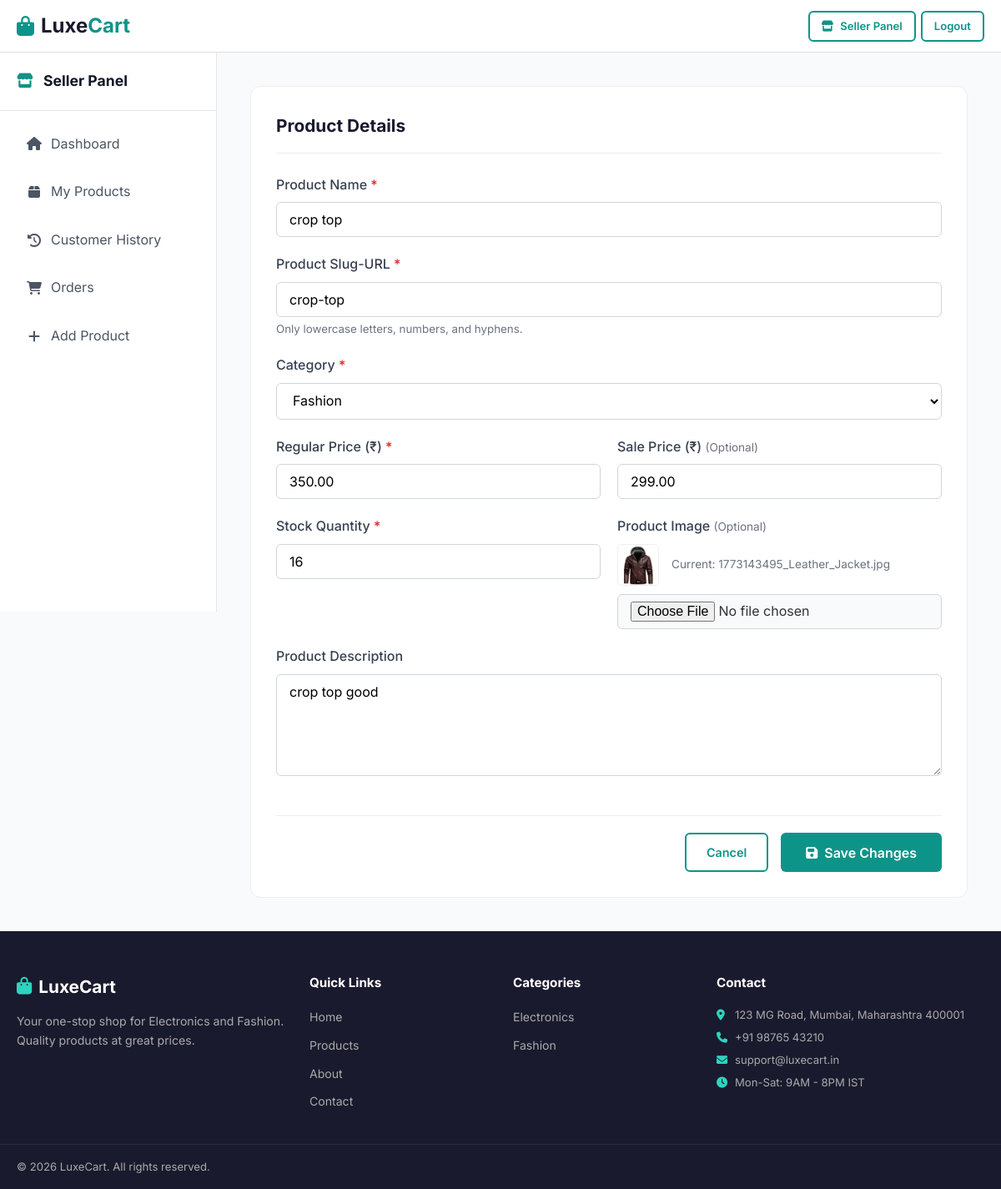
Page /seller/products/edit/10 (signed in) on the committed database.
### tables this page shows
CREATE TABLE `products` (
  `id` int(11) NOT NULL,
  `category_id` int(11) NOT NULL,
  `seller_id` int(11) DEFAULT NULL,
  `name` varchar(200) NOT NULL,
  `slug` varchar(200) NOT NULL,
  `description` text DEFAULT NULL,
  `price` decimal(10,2) NOT NULL,
  `sale_price` decimal(10,2) DEFAULT NULL,
  `image` varchar(255) DEFAULT NULL,
  `featured` tinyint(1) DEFAULT 0,
  `stock` int(11) DEFAULT 0,
  `rating` decimal(2,1) DEFAULT 0.0,
  `review_count` int(11) DEFAULT 0,
  `created_at` timestamp NOT NULL DEFAULT current_timestamp()
);

CREATE TABLE `categories` (
  `id` int(11) NOT NULL,
  `name` varchar(100) NOT NULL,
  `category_url_name` varchar(100) NOT NULL
);

### controllers/SellerController.php (called while the page is built, shortened)
<?php
class SellerController
{
    private $db;
    private $sellerId;
    public function __construct()
    {
        $this->db = Database::getInstance();
        $this->sellerId = $_SESSION['user_id'];
    }
    public function editProduct($id)
    {
        $product = $this->db->fetch("SELECT * FROM products WHERE id = ? AND seller_id = ?", [$id, $this->sellerId]);
        $categories = $this->db->fetchAll("SELECT * FROM categories ORDER BY name ASC");
        $isEdit = true;
        require BASE_PATH . '/views/layouts/main.php';
    }
}

### models/Database.php (called while the page is built, shortened)
<?php
class Database
{
    private static $instance = null;
    private $conn;
    private function __construct()
    {
        $this->conn = new mysqli(DB_HOST, DB_USER, DB_PASS, DB_NAME);
        $this->conn->set_charset("utf8mb4");
    }
    public static function getInstance()
    {
        if (self::$instance === null) {
            self::$instance = new self();
        }
        return self::$instance;
    }
    public function query($sql, $params = [], $types = '')
    {
        $stmt = $this->conn->prepare($sql);
        if (!empty($params)) {
            if (empty($types)) {
                $types = str_repeat('s', count($params));
            }
            $stmt->bind_param($types, ...$params);
        }
        $stmt->execute();
        return $stmt;
    }
    public function fetchAll($sql, $params = [], $types = '')
    {
        $stmt = $this->query($sql, $params, $types);
        $result = $stmt->get_result();
        $rows = [];
        while ($row = $result->fetch_assoc()) {
            $rows[] = $row;
        }
        return $rows;
    }
    public function fetch($sql, $params = [], $types = '')
    {
        $stmt = $this->query($sql, $params, $types);
        $result = $stmt->get_result();
        $row = $result->fetch_assoc();
        return $row;
    }
}

### views/seller/product-form.php (the view, shortened to what this page needs)
<div style="display: flex; min-height: calc(100vh - 130px); background: #f8fafc;">
    <aside style="width: 260px; background: #fff; border-right: 1px solid #e5e7eb; flex-shrink: 0; position: sticky; top: 0; height: calc(100vh - 130px); overflow-y: auto;">
        <div style="padding: 20px; border-bottom: 1px solid #e5e7eb;">
            <h3 style="margin: 0; color: #111827; font-size: 1.1rem;"><i class="fas fa-store" style="color:#0d9488; margin-right:8px;"></i> Seller Panel</h3>
        </div>
        <div class="list-group" style="padding: 15px;">
            <a href="<?= BASE_URL ?>/seller" class="list-group-item" style="display: flex; align-items: center; gap: 10px; padding: 12px 16px; border-radius: 8px; margin-bottom: 8px; color: #4b5563; text-decoration: none; transition: background 0.2s;" onmouseover="this.style.background='#f3f4f6'" onmouseout="this.style.background='transparent'">
                <i class="fas fa-home" style="width: 20px; text-align: center;"></i> Dashboard
            </a>
            <a href="<?= BASE_URL ?>/seller/products" class="list-group-item" style="display: flex; align-items: center; gap: 10px; padding: 12px 16px; border-radius: 8px; margin-bottom: 8px; color: #4b5563; text-decoration: none; transition: background 0.2s;" onmouseover="this.style.background='#f3f4f6'" onmouseout="this.style.background='transparent'">
                <i class="fas fa-box" style="width: 20px; text-align: center;"></i> My Products
            </a>
            <a href="<?= BASE_URL ?>/seller/customer-history" class="list-group-item" style="display: flex; align-items: center; gap: 10px; padding: 12px 16px; border-radius: 8px; margin-bottom: 8px; color: #4b5563; text-decoration: none; transition: background 0.2s;" onmouseover="this.style.background='#f3f4f6'" onmouseout="this.style.background='transparent'">
                <i class="fas fa-history" style="width: 20px; text-align: center;"></i> Customer History
            </a>
            <a href="<?= BASE_URL ?>/seller/orders" class="list-group-item" style="display: flex; align-items: center; gap: 10px; padding: 12px 16px; border-radius: 8px; margin-bottom: 8px; color: #4b5563; text-decoration: none; transition: background 0.2s;">
                <i class="fas fa-shopping-cart" style="width: 20px; text-align: center;"></i> Orders
            </a>
            <a href="<?= BASE_URL ?>/seller/products/create" class="list-group-item <?= !$isEdit ? 'active' : '' ?>" style="display: flex; align-items: center; gap: 10px; padding: 12px 16px; border-radius: 8px; margin-bottom: 8px; <?= !$isEdit ? 'background: #0d9488; color: #fff; font-weight: 500;' : 'color: #4b5563;' ?> text-decoration: none;">
                <i class="fas fa-plus" style="width: 20px; text-align: center;"></i> Add Product
            </a>
        </div>
    </aside>
    <main style="flex: 1; padding: 40px; overflow-y: auto;">
        <div style="max-width: 1200px; margin: 0 auto;">
                <div style="background: #fff; padding: 30px; border-radius: 12px; border: 1px solid #eee;">
                    <h2
                        style="margin-bottom: 25px; font-size: 1.3rem; color: #1a1a2e; border-bottom: 1px solid #eee; padding-bottom: 15px;">
                        Product Details</h2>
                    <form action="<?= BASE_URL ?>/seller/products/save" method="POST" enctype="multipart/form-data"
                        style="display: grid; grid-template-columns: 1fr 1fr; gap: 20px;">
                        <div style="grid-column: span 2;">
                            <label style="display: block; margin-bottom: 8px; font-weight: 500; color: #374151;">Product
                                Name <span style="color: #dc2626;">*</span></label>
                            <input type="text" name="name" id="productName"
                                value="<?= htmlspecialchars($product['name']) ?>" required
                                style="width: 100%; padding: 10px 15px; border: 1px solid #d1d5db; border-radius: 6px; font-family: inherit;">
                        </div>
                        <div style="grid-column: span 2;">
                            <label style="display: block; margin-bottom: 8px; font-weight: 500; color: #374151;">Product
                                Slug-URL <span style="color: #dc2626;">*</span></label>
                            <input type="text" name="slug" id="productSlug"
                                value="<?= htmlspecialchars($product['slug']) ?>" required
                                placeholder="e.g. blue-denim-jeans"
                                style="width: 100%; padding: 10px 15px; border: 1px solid #d1d5db; border-radius: 6px; font-family: inherit;">
                            <small style="color: #6b7280; display: block; margin-top: 4px;">Only lowercase letters,
                                numbers, and hyphens.</small>
                        </div>
                        <div style="grid-column: span 2;">
                            <label
                                style="display: block; margin-bottom: 8px; font-weight: 500; color: #374151;">Category
                                <span style="color: #dc2626;">*</span></label>
                            <select name="category_id" required
                                style="width: 100%; padding: 10px 15px; border: 1px solid #d1d5db; border-radius: 6px; font-family: inherit; background: #fff;">
                                <?php foreach ($categories as $cat): ?>
                                    <option value="<?= $cat['id'] ?>" <?= $product['category_id'] == $cat['id'] ? 'selected' : '' ?>>
                                        <?= htmlspecialchars($cat['name']) ?>
                                    </option>
                                <?php endforeach; ?>
                            </select>
                        </div>
                        <div>
                            <label style="display: block; margin-bottom: 8px; font-weight: 500; color: #374151;">Regular
                                Price (₹) <span style="color: #dc2626;">*</span></label>
                            <input type="number" step="0.01" min="0" name="price"
                                value="<?= $product['price'] ? htmlspecialchars($product['price']) : '' ?>" required
                                style="width: 100%; padding: 10px 15px; border: 1px solid #d1d5db; border-radius: 6px; font-family: inherit;">
                        </div>
                        <div>
                            <label style="display: block; margin-bottom: 8px; font-weight: 500; color: #374151;">Sale
                                Price (₹) <span
                                    style="color: #6b7280; font-weight: normal; font-size: 0.85rem;">(Optional)</span></label>
                            <input type="number" step="0.01" min="0" name="sale_price"
                                value="<?= $product['sale_price'] ? htmlspecialchars($product['sale_price']) : '' ?>"
                                style="width: 100%; padding: 10px 15px; border: 1px solid #d1d5db; border-radius: 6px; font-family: inherit;">
                        </div>
                        <div>
                            <label style="display: block; margin-bottom: 8px; font-weight: 500; color: #374151;">Stock
                                Quantity <span style="color: #dc2626;">*</span></label>
                            <input type="number" min="0" name="stock"
                                value="<?= $product['stock'] !== '' ? htmlspecialchars($product['stock']) : '10' ?>"
                                required
                                style="width: 100%; padding: 10px 15px; border: 1px solid #d1d5db; border-radius: 6px; font-family: inherit;">
                        </div>
                        <div>
                            <label style="display: block; margin-bottom: 8px; font-weight: 500; color: #374151;">Product Image <span style="color: #6b7280; font-weight: normal; font-size: 0.85rem;">(Optional)</span></label>
                            <?php if ($isEdit && !empty($product['image'])): ?>
                                <div style="margin-bottom: 10px; display: flex; align-items: center; gap: 15px;">
                                    <img src="<?= BASE_URL ?>/public/images/<?= rawurlencode($product['image']) ?>" alt="Current Image" style="width: 50px; height: 50px; object-fit: cover; border-radius: 6px; border: 1px solid #eee;">
                                    <span style="font-size: 0.85rem; color: #6b7280; word-break: break-all;">Current: <?= htmlspecialchars($product['image']) ?></span>
                                </div>
                            <?php endif; ?>
                            <input type="file" name="image" accept="image/*" style="width: 100%; padding: 8px 15px; border: 1px solid #d1d5db; border-radius: 6px; font-family: inherit; background: #f9fafb;">
                        </div>
                        <div style="grid-column: span 2;">
                            <label style="display: block; margin-bottom: 8px; font-weight: 500; color: #374151;">Product
                                Description</label>
                            <textarea name="description" rows="5"
                                style="width: 100%; padding: 10px 15px; border: 1px solid #d1d5db; border-radius: 6px; font-family: inherit; resize: vertical;"><?= htmlspecialchars($product['description']) ?></textarea>
                        </div>
                        <div
                            style="grid-column: span 2; display: flex; gap: 15px; justify-content: flex-end; margin-top: 20px; border-top: 1px solid #eee; padding-top: 20px;">
                            <a href="<?= BASE_URL ?>/seller/products" class="btn btn-outline">Cancel</a>
                            <button type="submit" class="btn btn-primary"
                                style="padding: 12px 30px; font-size: 1rem;"><i class="fas fa-save"></i>
                                <?= $isEdit ? 'Save Changes' : 'Create Product' ?>
                            </button>
                        </div>
                    </form>
                </div>
        </div>
    </main>
</div>

### public/css/style.css (style rules this page uses)
*, *::before, *::after { box-sizing: border-box; margin: 0; padding: 0 }
body { font-family: 'Inter', Arial, sans-serif; font-size: 16px; line-height: 1.6; color: #333; background: #f9f9f9 }
a { text-decoration: none; color: inherit }
img { max-width: 100%; height: auto }
button { cursor: pointer; border: none; background: none; font-family: inherit }
input, select, textarea { font-family: inherit; font-size: inherit }
.btn { display: inline-flex; align-items: center; gap: 8px; padding: 10px 24px; border-radius: 6px; font-weight: 600; font-size: .9rem }
.btn-primary { background: #0d9488; color: #fff }
.btn-outline { border: 2px solid #0d9488; color: #0d9488 }

### rows in the picture
products: name "crop top", slug "crop-top", category_id "Fashion", price "350.00", sale_price "299.00", stock "16", image (picture), image "1773143495_Leather_Jacket.jpg", description "crop top good"
